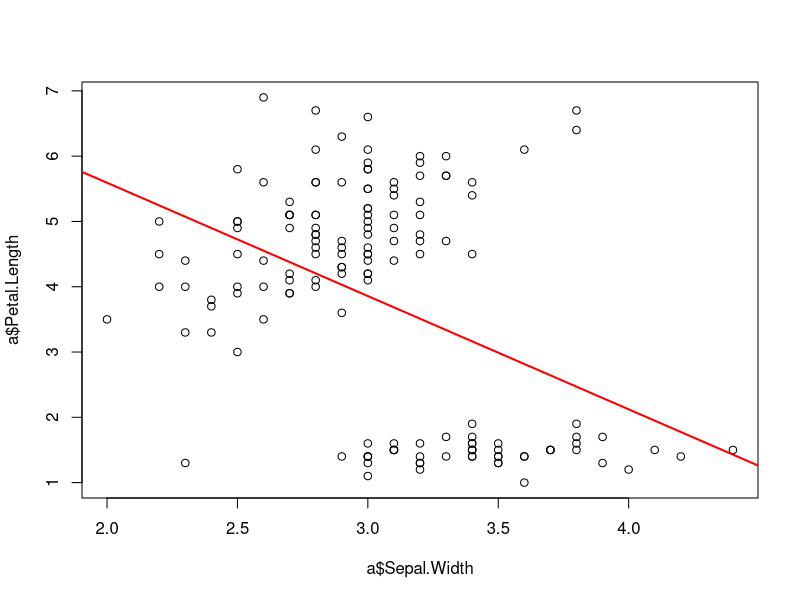
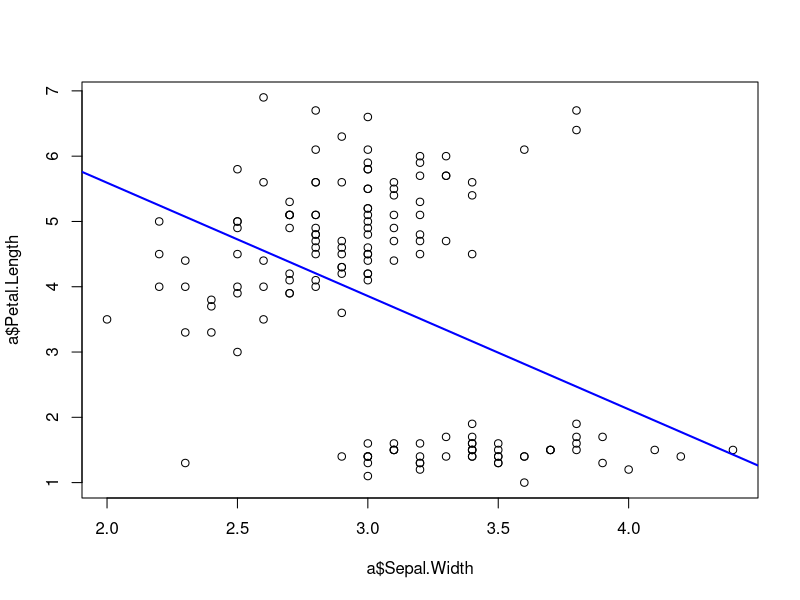
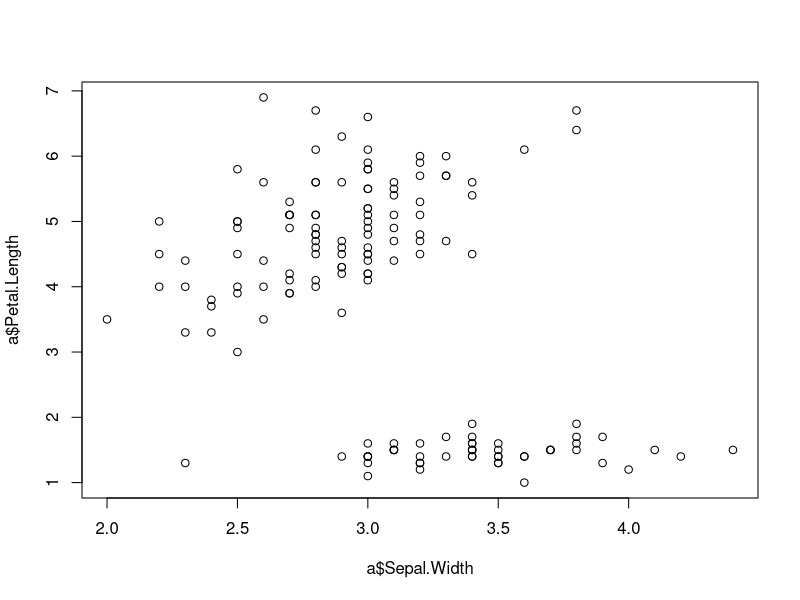
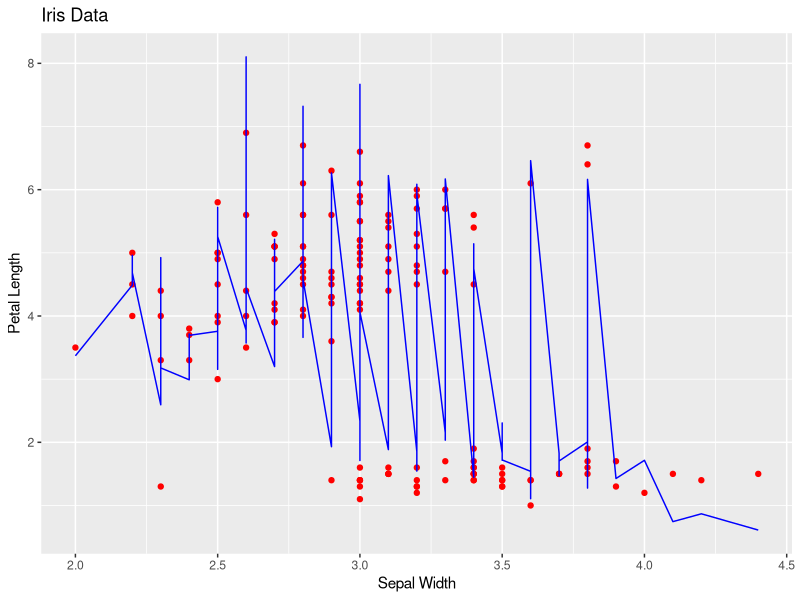

These figures' R source, in order: (Note: this script raises an error after producing the figures.)
# predict petal length using sepal width

# Single linear regression
x<-iris
x
a<-data.frame(x)
plot(a$Sepal.Width,a$Petal.Length)
rel<-lm(Petal.Length~Sepal.Width,data=a)
abline(rel,col="red",lwd=2)
summary(rel)
predict(rel,data.frame(Sepal.Width=3.2))


# Multiple linear regression
plot(a$Sepal.Width,a$Petal.Length)
rel1<-lm(Petal.Length~Sepal.Length+Sepal.Width+Petal.Width,data=a)
abline(lm(Petal.Length~Sepal.Width,data=a),col="blue",lwd=2)
summary(rel)
predict(rel1,data.frame(Sepal.Length=4.5,Sepal.Width=3.2,Petal.Width=5.6))


#polynomial regression
library(ggplot2)
a$Slength=a$Sepal.Length^2
a$swidth=a$Sepal.Width^3
a$pwidth=a$Petal.Width^4
View(a)
plot(a$Sepal.Width,a$Petal.Length)
rel<-lm(Petal.Length~Slength+swidth+pwidth,data=a)
ggplot()+geom_point(aes(x=a$Sepal.Width,y=a$Petal.Length),colour="red")+geom_line(aes(x=a$Sepal.Width,y=predict(rel,newdata = a)),colour="blue")+ggtitle("Iris Data")+xlab("Sepal Width")+ylab("Petal Length")
predict(rel,data.frame(Slength=3.4^2,swidth=3.4^3,pwidth=3.4^4))


########
model2 <- lm(Petal.Length ~ poly(Sepal.Width, 2), data = a)
summary(model2)

summary(model)$r.squared
summary(model2)$r.squared

plot(a$Sepal.Width, a$Petal.Length)
lines(sort(a$Sepal.Width), predict(model2, data.frame(Sepal.Width = sort(a$Sepal.Width))), col = "blue",lwd=2)
